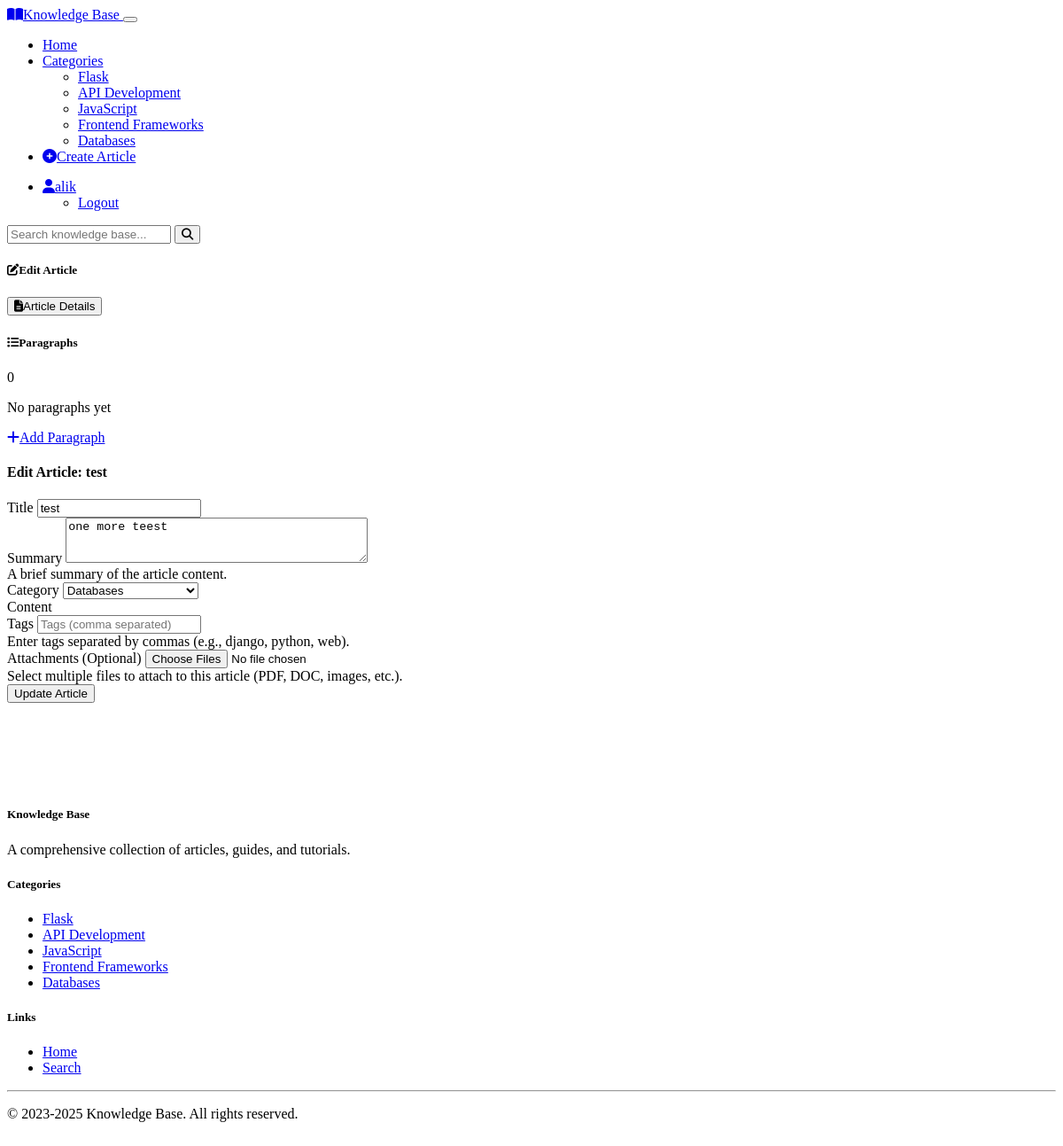
/article/7/edit/ (signed in), run on an earlier commit of the app's database.
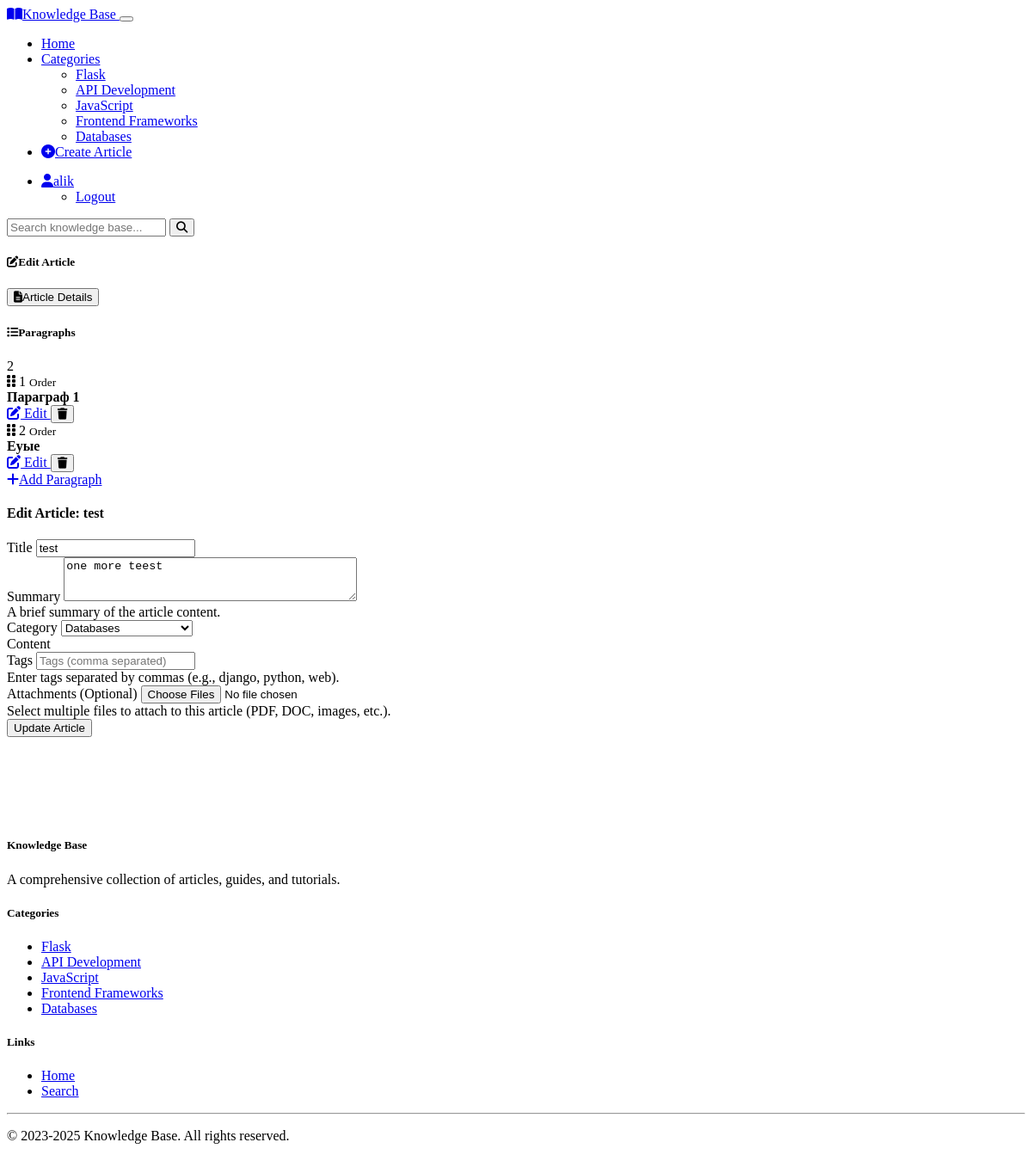
And on a later commit of the database.
### kb/models.py (models this page shows, shortened)
class Category(models.Model):
    name = models.CharField(max_length=100)
    description = models.TextField()
    def __str__(self):
        return self.name
    class Meta:
        verbose_name_plural = "Categories"

class Article(models.Model):
    title = models.CharField(max_length=200)
    summary = models.TextField()
    category = models.ForeignKey(Category, on_delete=models.CASCADE, related_name='articles')
    author = models.ForeignKey(User, on_delete=models.CASCADE, related_name='articles', null=True, blank=True)
    tags = models.JSONField(default=list)
    created_at = models.DateField(default=timezone.now)
    updated_at = models.DateField(default=timezone.now)

class ArticleParagraph(models.Model):
    article = models.ForeignKey(Article, on_delete=models.CASCADE, related_name='paragraphs')
    title = models.CharField(max_length=200)
    content = HTMLField()
    order = models.PositiveIntegerField(default=0)
    created_at = models.DateTimeField(auto_now_add=True)
    updated_at = models.DateTimeField(auto_now=True)
    class Meta:
        ordering = ['order']

### kb/views.py (the view)
# urls.py: path('article/<int:article_id>/edit/', views.edit_article, name='edit_article'),
@login_required
def edit_article(request, article_id):
    article = get_object_or_404(Article, id=article_id)
    if article.author != request.user:
        messages.error(request, "You don't have permission to edit this article.")
        return redirect('article_detail', article_id=article.id)
    if request.method == 'POST':
        form = ArticleForm(request.POST, request.FILES, instance=article)
        print(f"Edit form is valid: {form.is_valid()}")
        if form.is_valid():
            article = form.save(commit=False)
            article.updated_at = timezone.now()
            article.save()
            files = request.FILES.getlist('attachments')
            for file in files:
                if file:
                    ArticleAttachment.objects.create(
                        article=article,
                        file=file,
                        original_name=file.name
                    )
            messages.success(request, f"Article '{article.title}' was updated successfully.")
            return redirect('article_detail', article_id=article.id)
        else:
            print(f"Edit form errors: {form.errors}")
    else:
        form = ArticleForm(instance=article)
    return render(request, 'article_form.html', {
        'form': form,
        'article': article,
        'title': f'Edit Article: {article.title}',
        'submit_text': 'Update Article'
    })

### kb/forms.py (shortened to what this page needs)
class ArticleForm(forms.ModelForm):
    tags_input = forms.CharField(
        required=False,
        widget=forms.TextInput(attrs={'class': 'form-control', 'placeholder': 'Tags (comma separated)'})
    )
    class Meta:
        model = Article
        fields = ('title', 'summary', 'category')
        widgets = {
            'title': forms.TextInput(attrs={'class': 'form-control'}),
            'summary': forms.Textarea(attrs={'class': 'form-control', 'rows': 3}),
            'category': forms.Select(attrs={'class': 'form-control'}),
        }
    def __init__(self, *args, **kwargs):
        super().__init__(*args, **kwargs)
        if self.instance and self.instance.pk and self.instance.tags:
            self.initial['tags_input'] = ', '.join(self.instance.tags)
    class Media:
        css = {
            'all': ('https://cdnjs.cloudflare.com/ajax/libs/tinymce/6.4.2/skins/ui/oxide-dark/skin.min.css',)
        }
        js = (
            'https://cdnjs.cloudflare.com/ajax/libs/tinymce/6.4.2/tinymce.min.js',
        )

### kb/context_processors.py (called while the page is built)
def categories_processor(request):
    return {
        'categories': Category.objects.all()
    }

### templates/article_form.html (shortened to what the changed rows need)
{% extends "layout.html" %}
{% load static %}
{% block extra_css %}
{{ form.media.css }}
{% endblock %}
{% block content %}
<div class="container-fluid">
    <div class="row">
        <div class="col-lg-3 col-md-4">
            <div class="sticky-top" style="top: 1rem;">
                {% if article %}
                <div class="card mb-3">
                    <div class="card-header d-flex justify-content-between align-items-center">
                        <h5 class="mb-0"><i class="fas fa-list me-2"></i>Paragraphs</h5>
                        <span class="badge bg-secondary">{{ article.paragraphs.count }}</span>
                    </div>
                    <div class="card-body p-0">
                        {% if article.paragraphs.exists %}
                        <div id="sidebarParagraphsList" class="sidebar-paragraphs">
                            {% for paragraph in article.paragraphs.all %}
                            <div class="paragraph-sidebar-item border-bottom p-3" data-paragraph-id="{{ paragraph.id }}">
                                <div class="d-flex align-items-center mb-2">
                                    <i class="fas fa-grip-vertical text-muted me-2 drag-handle-sidebar" style="cursor: move;"></i>
                                    <span class="badge bg-secondary me-2">{{ paragraph.order }}</span>
                                    <small class="text-muted flex-grow-1">Order</small>
                                </div>
                                <div class="paragraph-title mb-2">
                                    <strong>{{ paragraph.title|truncatechars:30 }}</strong>
                                </div>
                                <div class="d-flex gap-1">
                                    <a href="{% url 'edit_paragraph' paragraph_id=paragraph.id %}"
                                       class="btn btn-sm btn-outline-primary flex-grow-1">
                                        <i class="fas fa-edit"></i> Edit
                                    </a>
                                    <button type="button" class="btn btn-sm btn-outline-danger"
                                            onclick="deleteParagraph({{ paragraph.id }}, '{{ paragraph.title }}')">
                                        <i class="fas fa-trash"></i>
                                    </button>
                                </div>
                            </div>
                            {% endfor %}
                        </div>
                        {% else %}
                        <div class="text-center p-3">
                            <p class="text-muted small mb-0">No paragraphs yet</p>
                        </div>
                        {% endif %}
                    </div>
                </div>
                <div class="card">
                    <div class="card-body">
                        <div class="d-grid">
                            <a href="{% url 'add_paragraph' article_id=article.id %}" class="btn btn-success">
                                <i class="fas fa-plus me-2"></i>Add Paragraph
                            </a>
                        </div>
                    </div>
                </div>
                {% endif %}
            </div>
        </div>
        <div class="col-lg-9 col-md-8">
            <div class="card shadow">
                <div class="card-body" id="article-form">
                <form method="post" enctype="multipart/form-data" action="{% if article %}{% url 'edit_article' article_id=article.id %}{% else %}{% url 'create_article' %}{% endif %}">
                    <div class="mb-3">
                        <label for="id_title" class="form-label">Title</label>
                        {{ form.title }}
                    </div>
                    <div class="mb-3">
                        <label for="id_summary" class="form-label">Summary</label>
                        {{ form.summary }}
                        <div class="form-text">A brief summary of the article content.</div>
                    </div>
                    <div class="mb-3">
                        <label for="id_category" class="form-label">Category</label>
                        {{ form.category }}
                    </div>
                </form>
            </div>
        </div>
    </div>
</div>
{% endblock %}

### templates/layout.html (shortened to what the changed rows need)
{% load static %}
<!DOCTYPE html>
<html lang="en" data-bs-theme="dark">
<head>
    <link href="https://cdn.replit.com/agent/bootstrap-agent-dark-theme.min.css" rel="stylesheet">
    <link rel="stylesheet" href="https://cdnjs.cloudflare.com/ajax/libs/font-awesome/6.4.0/css/all.min.css">
    <link rel="stylesheet" href="https://cdnjs.cloudflare.com/ajax/libs/highlight.js/11.7.0/styles/github-dark.min.css">
    <link rel="stylesheet" href="{% static 'css/custom.css' %}">
    {% block extra_css %}{% endblock %}
</head>
<body>
    <nav class="navbar navbar-expand-lg navbar-dark bg-dark">
        <div class="container">
            <div class="collapse navbar-collapse" id="navbarMain">
                <ul class="navbar-nav me-auto">
                    <li class="nav-item dropdown">
                        <ul class="dropdown-menu" aria-labelledby="categoriesDropdown">
                            {% for category in categories %}
                            <li><a class="dropdown-item" href="{% url 'category_detail' category_id=category.id %}">{{ category.name }}</a></li>
                            {% endfor %}
                        </ul>
                    </li>
                </ul>
            </div>
        </div>
    </nav>
    <main class="container py-4">
        {% block content %}{% endblock %}
    </main>
    <footer class="footer bg-dark text-light">
        <div class="container">
            <div class="row">
                <div class="col-md-3">
                    <ul class="list-unstyled">
                        {% for category in categories %}
                        <li><a href="{% url 'category_detail' category_id=category.id %}" class="text-decoration-none link-light">{{ category.name }}</a></li>
                        {% endfor %}
                    </ul>
                </div>
            </div>
        </div>
    </footer>
</body>
</html>

What changed in the data, as far as the page shows it:
computed for Article "test": paragraphs.count "0" → "2"
added ArticleParagraph: order "1", title "Параграф 1"
added ArticleParagraph: order "2", title "Еуые"
Also different on the page:
text no longer shown: "No paragraphs yet"
